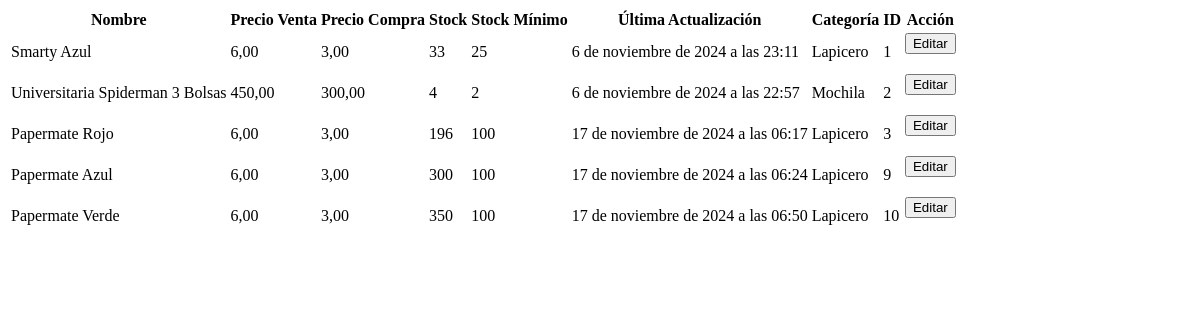
The page /products/inventory/ on the database as committed earlier.
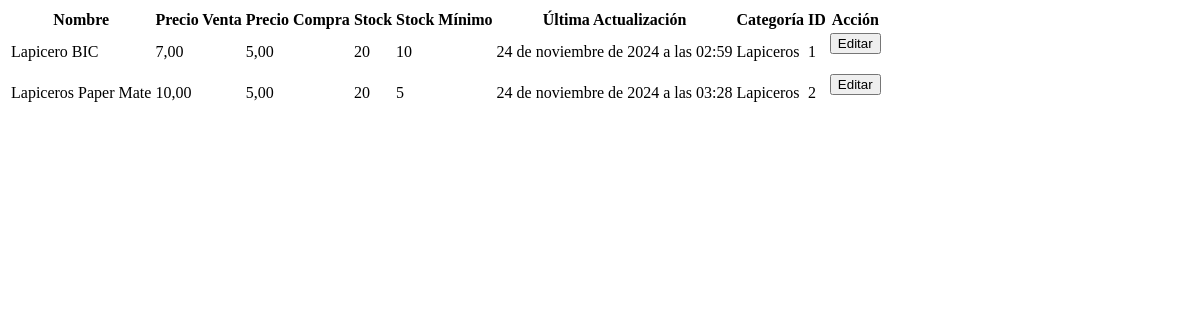
The same page on the database as committed later.
### backend/models.py (models this page shows, shortened)
class Producto(models.Model):
    nombre = models.CharField(max_length=100)
    precio_venta = models.DecimalField(max_digits=10, decimal_places=2)
    precio_compra = models.DecimalField(max_digits=10, decimal_places=2)
    descripcion = models.TextField(blank=True, null=True)
    stock_minimo = models.IntegerField()
    stock = models.IntegerField()
    ultima_actualizacion = models.DateTimeField(auto_now_add=True)
    categoria = models.ForeignKey(Categoria, on_delete=models.CASCADE)
    proveedores = models.ManyToManyField(Proveedor, through='ProductoProveedor')
    imagen = models.ImageField(upload_to='productos/', blank=True, null=True)

class Categoria(models.Model):
    nombre = models.CharField(max_length=100)
    descripcion = models.TextField(blank=True, null=True)
    created_by = models.ForeignKey(User, on_delete=models.CASCADE)
    imagen = models.ImageField(upload_to='categorias/', blank=True, null=True)
    def __str__(self):
        return self.nombre

### backend/views.py (the view)
# urls.py: path('products/inventory/', Inventory, name='Inventory'),
def Inventory(request):
    items = Producto.objects.all()
    if request.method == 'POST':
        pass
    else:
        return render(request, 'Inventory.html', {'items':items})

### backend/templates/Inventory.html
<table>
    <thead>
        <tr>
            <th>Nombre</th>
            <th>Precio Venta</th>
            <th>Precio Compra</th>
            <th>Stock</th>
            <th>Stock Mínimo</th>
            <th>Última Actualización</th>
            <th>Categoría</th>
            <th>ID</th>
            <th>Acción</th>
        </tr>
    </thead>
    <tbody>
        {% for item in items %}
        <tr>
            <td>{{ item.nombre }}</td>
            <td>{{ item.precio_venta }}</td>
            <td>{{ item.precio_compra }}</td>
            <td>{{ item.stock }}</td>
            <td>{{ item.stock_minimo }}</td>
            <td>{{ item.ultima_actualizacion }}</td>
            <td>{{ item.categoria }}</td>
            <td>{{ item.id }}</td>
            <td>
                <form method="get" action="/products/edit/{{ item.id }}/">
                    <button type="submit">Editar</button>
                </form>
            </td>
        </tr>
        {% endfor %}
    </tbody>
</table>

Rows that differ between the two databases and show on the page:
removed Producto: nombre "Papermate Rojo", precio_venta "6,00", precio_compra "3,00", stock "196", stock_minimo "100", ultima_actualizacion "17 de noviembre de 2024 a las 06:17", categoria "Lapicero", id "3"
removed Producto: nombre "Papermate Azul", precio_venta "6,00", precio_compra "3,00", stock "300", stock_minimo "100", ultima_actualizacion "17 de noviembre de 2024 a las 06:24", categoria "Lapicero", id "9"
removed Producto: nombre "Papermate Verde", precio_venta "6,00", precio_compra "3,00", stock "350", stock_minimo "100", ultima_actualizacion "17 de noviembre de 2024 a las 06:50", categoria "Lapicero", id "10"
changed Producto id 1: nombre "Smarty Azul" → "Lapicero BIC"; precio_venta "6,00" → "7,00"; precio_compra "3,00" → "5,00"; stock "33" → "20"; stock_minimo "25" → "10"; ultima_actualizacion "6 de noviembre de 2024 a las 23:11" → "24 de noviembre de 2024 a las 02:59"; categoria "Lapicero" → "Lapiceros"
changed Producto id 2: nombre "Universitaria Spiderman 3 Bolsas" → "Lapiceros Paper Mate"; precio_venta "450,00" → "10,00"; precio_compra "300,00" → "5,00"; stock "4" → "20"; stock_minimo "2" → "5"; ultima_actualizacion "6 de noviembre de 2024 a las 22:57" → "24 de noviembre de 2024 a las 03:28"; categoria "Mochila" → "Lapiceros"
